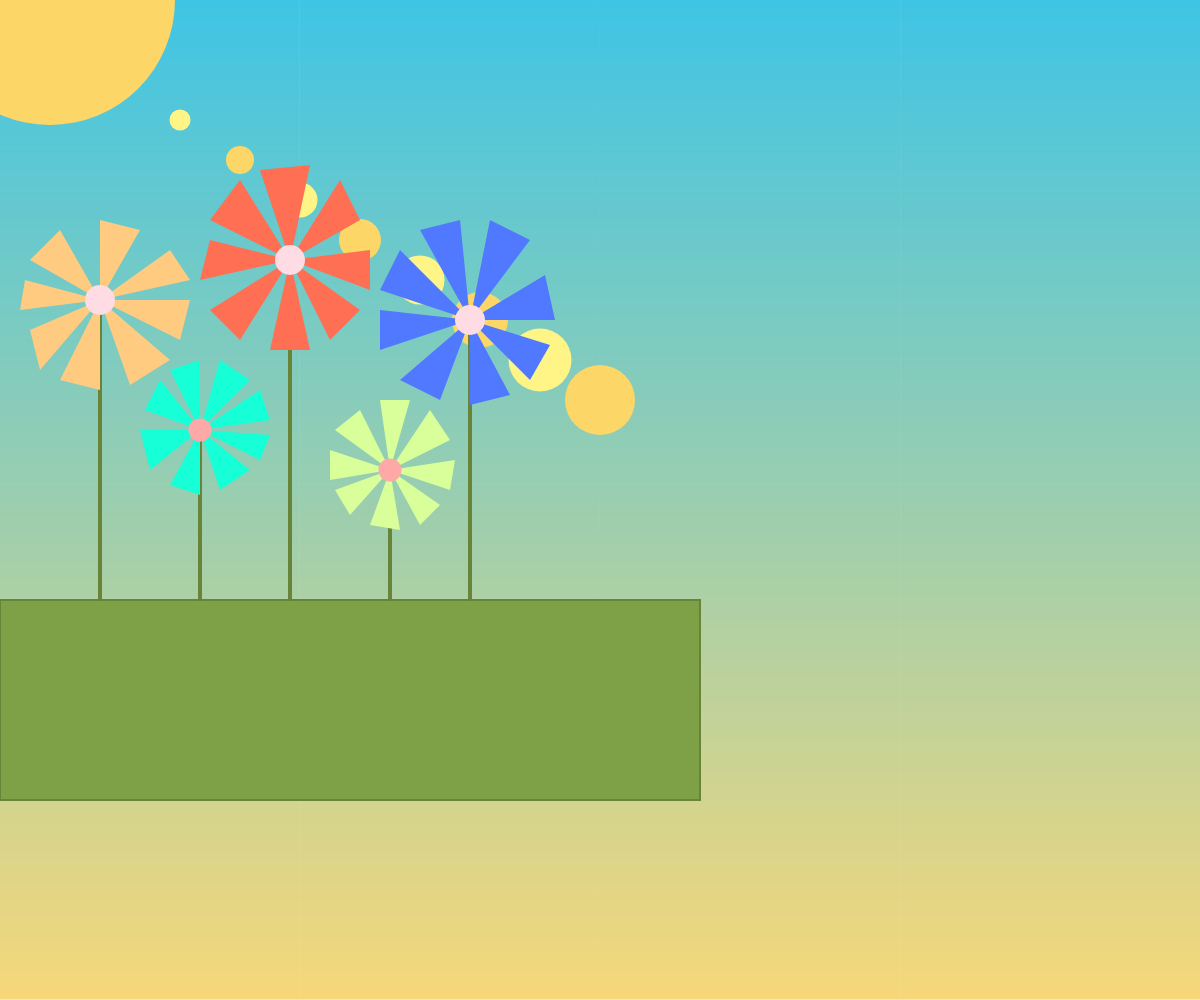
Frame 1 (no input)
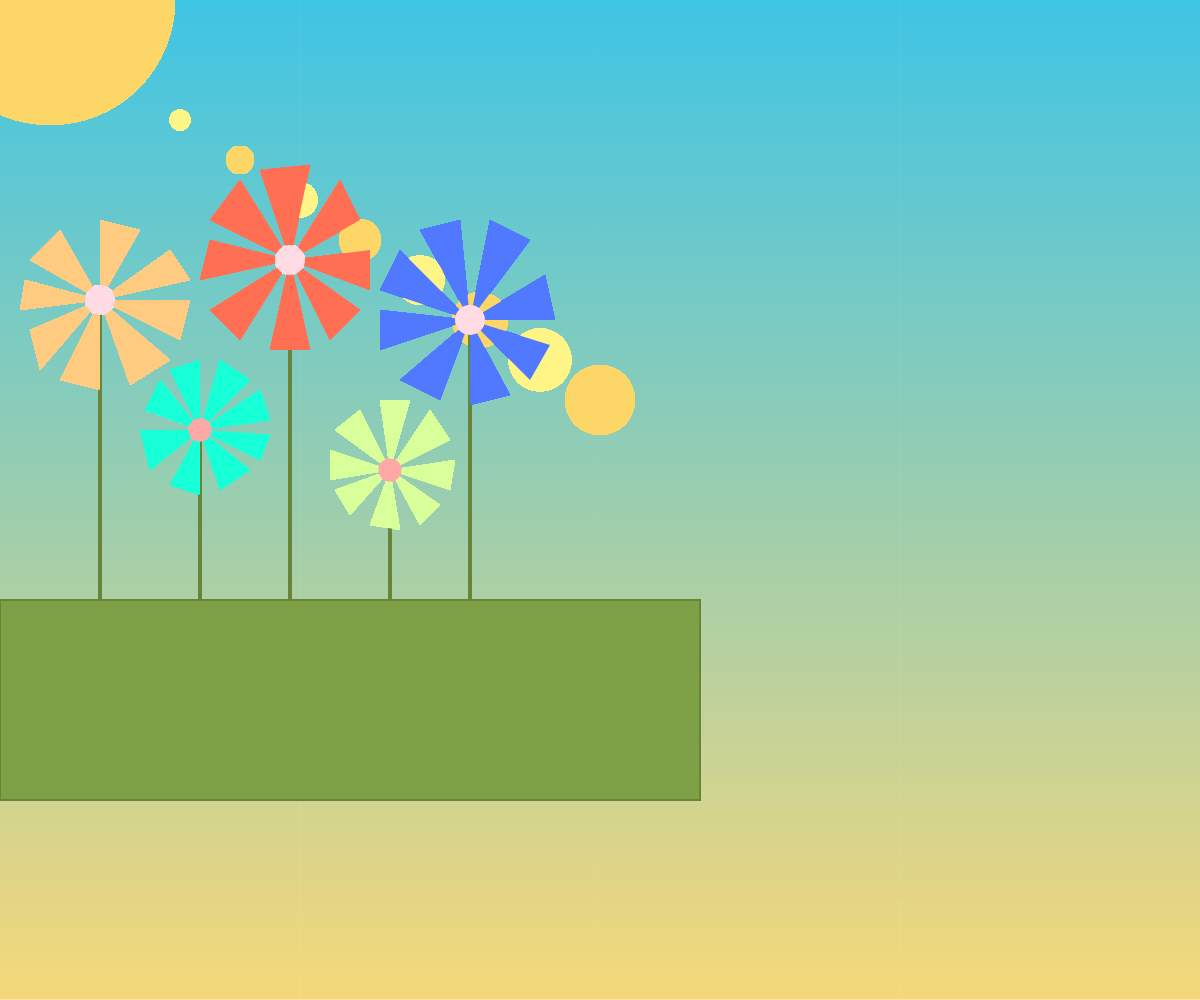
Frame 60 (no input)
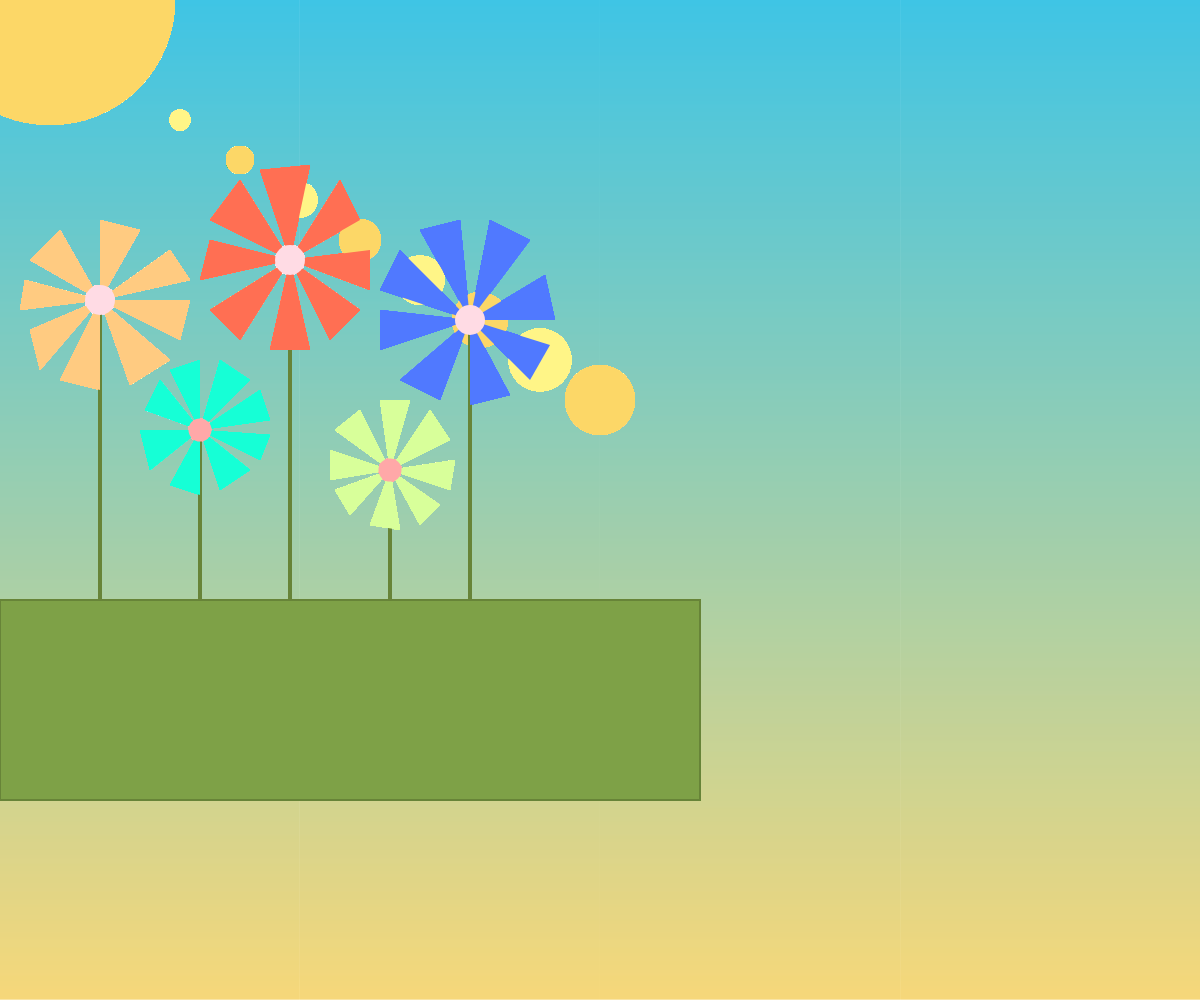
Frame 120 (the mouse pressed at the canvas centre since frame 60)

The p5.js sketch that drew these frames (run headless with seeded random() and noise() and a simulated clock; from frame 60 on, the mouse is pressed at the canvas centre):

// p5.js sketch
// ── sketch.js
let c1,c2;

function setup() {
  createCanvas(windowWidth, windowHeight);
  c1 = color(0, 178, 221);
  c2 = color(244, 203, 78);
  
  for(let y=0; y<height; y++){
    n = map(y,0,height,0,1);
    let newc = lerpColor(c1,c2,n);
    stroke(newc);
    line(0,y,width,y);
  }
}
function draw() {
  //background(220);
// console.log(c2);
fill("#7ea147");
stroke("#678438");
strokeWeight(2);
rect(0, 600, 700, 200);

//centro dei fiori
let x_point = 15;
let y_point = 20;
point(x_point, y_point);

let passo = 1;

//cambiamento
for (let i = 2; i < 11; i +=passo){
  strokeWeight(i * 7);
  if (i % 2 == 0){
    stroke("#fcd767");
  } else {
    stroke("#fff587");
  }
  point(x_point * 4 * i, y_point * 2 * i);
}

//sole
fill("#fcd767");
strokeWeight(0);
circle(50, 0, 250)

//steli
stroke("#678438");
strokeWeight(4);
line (100, 300, 100, 599);
line (290, 260, 290, 599);
line (470, 320, 470, 599);
line (200, 430, 200, 599);
line (390, 470, 390, 599);

//petali 1
strokeWeight(0);
fill("#ffcb81");
triangle(100, 300, 190, 280, 170, 250);
triangle(100, 300, 190, 300, 180, 340);
triangle(100, 300, 130, 385, 170, 360);
triangle(100, 300, 100, 390, 60, 380);
triangle(100, 300, 40, 370, 30, 330);
triangle(100, 300, 20, 310, 25, 280);
triangle(100, 300, 30, 260, 60, 230);
triangle(100, 300, 100, 220, 140, 230);

//petali 2
fill("#ff6f53");
triangle(290, 260, 240, 340, 210, 310);
triangle(290, 260, 200, 280, 210, 240);
triangle(290, 260, 210, 220, 240, 180);
triangle(290, 260, 260, 170, 310, 165);
triangle(290, 260, 340, 180, 360, 220);
triangle(290, 260, 370, 250, 370, 290);
triangle(290, 260, 360, 310, 330, 340);
triangle(290, 260, 310, 350, 270, 350);

//petali 3
fill("#5079ff");
triangle(470, 320, 380, 350, 380, 310);
triangle(470, 320, 380, 290, 400, 250);
triangle(470, 320, 420, 230, 460, 220);
triangle(470, 320, 490, 220, 530, 240);
triangle(470, 320, 545, 275, 555, 320);
triangle(470, 320, 550, 345, 530, 380);
triangle(470, 320, 510, 395, 470, 405);
triangle(470, 320, 440, 400, 400, 380);

//petali 4
fill("#16ffd6");
triangle(200, 430, 220, 360, 250, 380);
triangle(200, 430, 260, 390, 270, 420);
triangle(200, 430, 270, 435, 260, 460);
triangle(200, 430, 250, 470, 220, 490);
triangle(200, 430, 200, 495, 170, 485);
triangle(200, 430, 150, 470, 140, 430);
triangle(200, 430, 145, 410, 160, 380);
triangle(200, 430, 170, 370, 200, 360);

//petali 5
fill("#d8ff9a");
triangle(390, 470, 360, 410, 335, 430);
triangle(390, 470, 380, 400, 410, 400);
triangle(390, 470, 430, 410, 450, 440);
triangle(390, 470, 455, 460, 450, 490);
triangle(390, 470, 440, 505, 420, 525);
triangle(390, 470, 400, 530, 370, 525);
triangle(390, 470, 350, 515, 335, 490);
triangle(390, 470, 330, 480, 330, 450);

//centro del fiore con polline
stroke("#ffdbe4");
strokeWeight(30);
point(100, 300);
point(290, 260);
point(470, 320);
stroke("#ffa8a8");
strokeWeight(23);
point(200, 430);
point(390, 470);
}
